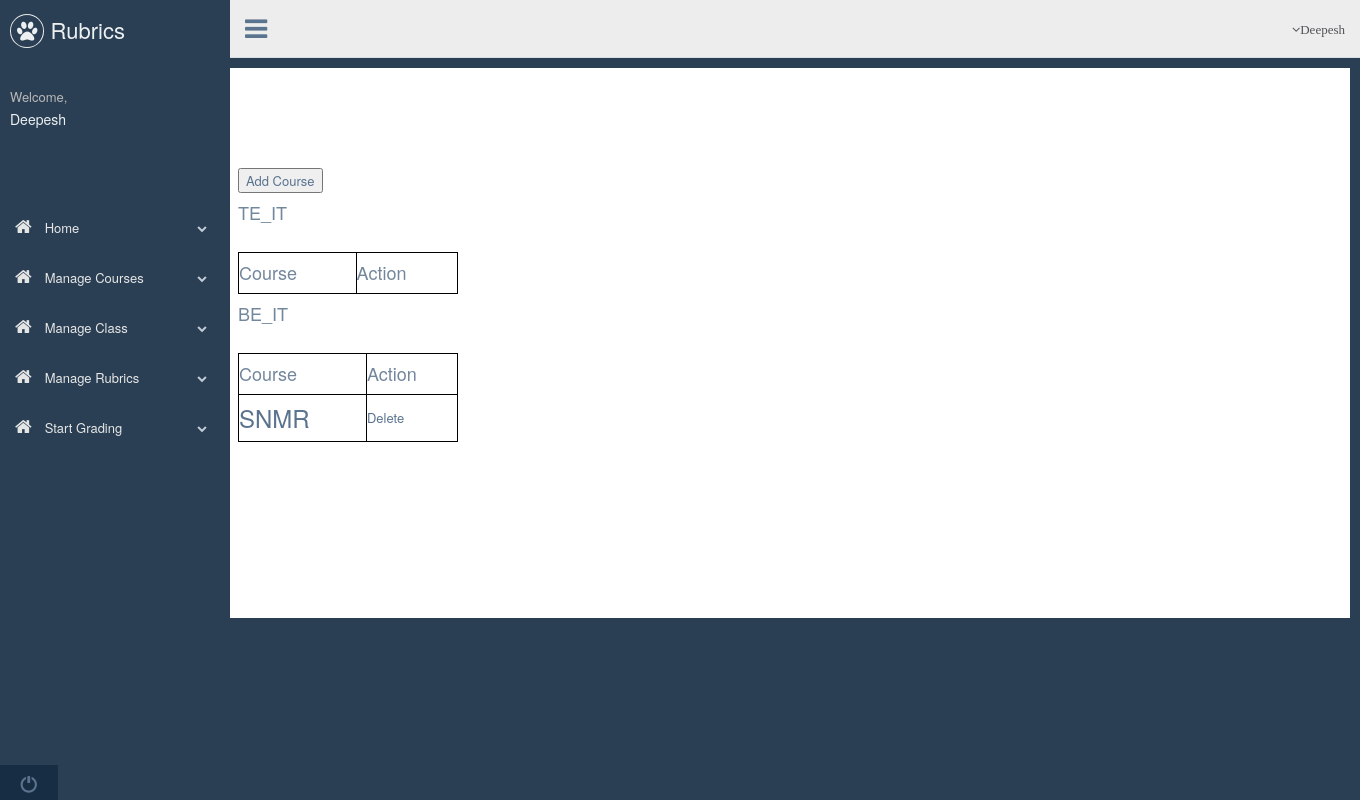
Page /managecourse.php (signed in) on the committed database.
### tables this page shows
CREATE TABLE `class` (
  `cid` int(11) NOT NULL,
  `classname` varchar(10) NOT NULL,
  `tid` int(11) NOT NULL
);

CREATE TABLE `course` (
  `coid` int(11) NOT NULL,
  `coursename` varchar(100) NOT NULL,
  `cid` int(11) NOT NULL,
  `tid` int(11) NOT NULL,
  `coursetable` varchar(100) NOT NULL
);

### managecourse.php (the view, shortened to what this page needs)
<!DOCTYPE html>
<html>
<head>
    <link href="vendors/bootstrap/dist/css/bootstrap.min.css" rel="stylesheet">
    <link href="vendors/font-awesome/css/font-awesome.min.css" rel="stylesheet">
    <link href="vendors/nprogress/nprogress.css" rel="stylesheet">
    <link href="vendors/iCheck/skins/flat/green.css" rel="stylesheet">
    <link href="vendors/bootstrap-progressbar/css/bootstrap-progressbar-3.3.4.min.css" rel="stylesheet">
    <link href="vendors/pnotify/dist/pnotify.css" rel="stylesheet">
    <link href="vendors/pnotify/dist/pnotify.buttons.css" rel="stylesheet">
    <link href="vendors/pnotify/dist/pnotify.nonblock.css" rel="stylesheet">
    <link href="build/css/custom.min.css" rel="stylesheet">
  </head>
</head>
<body class="nav-md">
  <div class="container body">
      <div class="main_container">
        <div class="col-md-3 left_col">
          <div class="left_col scroll-view">
            <div class="navbar nav_title" style="border: 0;">
            <a href="home.php" class="site_title"><i class="fa fa-paw"></i> <span>Rubrics</span></a>
            </div>
            <div class="profile clearfix">
              <div class="profile_info">
                <span>Welcome,</span>
                <h2> <?php if (isset($_SESSION['teacher_id'])) { ?><?php echo $_SESSION['teacher_name']; ?></h3><br><br></h2>
              </div>
            </div>
        <br />
        <div id="sidebar-menu" class="main_menu_side hidden-print main_menu">
              <div class="menu_section">
                <ul class="nav side-menu">
                  <li><a href="home.php" ><i class="fa fa-home"></i> Home <span class="fa fa-chevron-down"></span></a></li>
                  <li><a href="managecourse.php"><i class="fa fa-home"></i> Manage Courses <span class="fa fa-chevron-down"></span></a></li>
                  <li><a href="manageclass.php"><i class="fa fa-home"></i> Manage Class <span class="fa fa-chevron-down"></span></a></li>
                  <li><a href="create_rubric.php"><i class="fa fa-home"></i> Manage Rubrics <span class="fa fa-chevron-down"></span></a></li>
                  <li><a href="select_grading.php"><i class="fa fa-home"></i> Start Grading <span class="fa fa-chevron-down"></span></a>
                  </li>
                </ul>
              </div>
            <div class="sidebar-footer hidden-small">
              <a data-toggle="tooltip" data-placement="top" title="Logout" href="javascript://" onclick="self.parent.location='logout.php'" >
                <span class="glyphicon glyphicon-off" aria-hidden="true"></span>
              </a>
            </div>
            </div>
            </div>
            </div>
            <div class="top_nav">
          <div class="nav_menu">
            <nav>
              <div class="nav toggle">
                <a id="menu_toggle"><i class="fa fa-bars"></i></a>
              </div>
              <ul class="nav navbar-nav navbar-right">
                <li class="">
                  <a href="javascript:;" class="user-profile dropdown-toggle" data-toggle="dropdown" aria-expanded="false">
                    <span class=" fa fa-angle-down"><?php echo $_SESSION['teacher_name']; ?></span>
                  </a>
                </li>
                  </ul>
            </nav>
          </div>
        </div>
    <?php }?>
<article id="main">
<a href="courses.php">
<input type="button" value="Add Course"/></a>
<?php
include 'dbConfig.php';
	$classname=$db->query("SELECT classname,cid FROM class WHERE tid=".$_SESSION['teacher_id']);
   while($row = $classname->fetch_assoc())
   {
   	?>
   	 <h2><?php echo $row['classname'];?></h2>
		<table style="width: 20%">
            <tr>
            <thead>
                <th><h4>Course</h4></th>
                <th><h4>Action</h4></th>
            </thead>
            </tr>
   <?php
	$course=$db->query("SELECT coursename, coid FROM course WHERE cid=".$row['cid']);
	while($row1 = $course->fetch_assoc())
	{
	 	?>
	 	<tr>
	 	<td><h3><a href="viewassignment.php?id=<?php echo  $row1['coid']; ?>"><?php echo  $row1['coursename']; ?></a></h3></td>
	 	<td><a href="managecourse.php?action=deleteCourse&cn=<?php echo $row1['coid'];?>">Delete</a></td>
	 	</tr>
	<?php  } ?>
	 <br></table>
	 <?php
	 }
   ?>
	 </article>
</body>
</html>

### managecourse.php (style rules this page uses)
article { margin-left: 225px; padding: 1em; padding-top: 100px; overflow: hidden; height: 550px; background-color: white; width:1125px; }
table, th, td { border: 0.5px solid black; border-collapse: collapse; }

### rows in the picture
class: classname "TE_IT"
class: classname "BE_IT"
course: coursename "SNMR"

### other values in the picture
$_SESSION['teacher_name'] "Deepesh"
